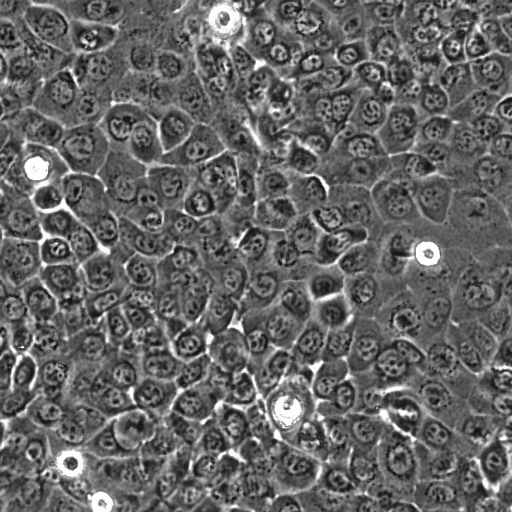
#> input picture Code_For_Distribution/1_Splitting_Images_Into_Patches/Sample_Images/Phase_Image/dish1_xy1c1.tif, 512 x 512 px; its folder holds only this picture in this run
$ python Python_Splitting_Script.py
#> lines starting #> are read from the running program, lines starting #| are printed output that depends on the picture
import os
from PIL import Image
import numpy as np

# Set the image path and output directory
input_dir = './Sample_Images/Phase_Image/'
output_dir = './Sample_Images/PHASE/'

def get_file_list_from_dir(datadir):
    all_files = os.listdir(os.path.abspath(datadir))
    data_files = list(filter(lambda file: (file.endswith('.tif') or file.endswith('.tiff')), all_files))
    return data_files

input_image_list = sorted(get_file_list_from_dir(input_dir))

def crop_and_save(input_dir, input_image):
#> called with input_dir = './Sample_Images/Phase_Image/', input_image = 'dish1_xy1c1.tif'
    print('Cropping image: ', input_image)
    image = Image.open(input_dir + input_image_list[0])
#> image is the input picture: PIL image 512x512 I;16B; min 640, max 16383, mean 6906.8
    im_width, im_height = image.size
#> im_width = 512; im_height = 512
    print('Width = ' + str(im_width) +', Height = ' + str(im_height))
#| Width = 512, Height = 512
    crop_width = int(np.floor(im_width / 256) * 256)
#> crop_width = 512
    crop_height = int(np.floor(im_width / 256) * 256)
#> crop_height = 512

    cropped_image = image.crop((0,0,256,256))
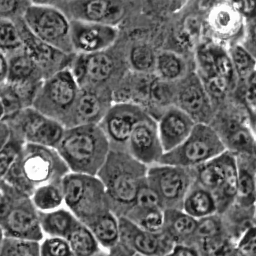
#> cropped_image: PIL image 256x256 I;16B; min 640, max 16383, mean 6992.3; drawn with min black and max white
    M=256
    N=256
    tiles = [image.crop((x, y, x+M,y+N)) for x in range(0,crop_width,M) for y in range(0,crop_height,N)]
#> tiles = 4 items
    print('Number of tiles: ' + str(len(tiles)))
#| Number of tiles: 4
    print('-------------------------------------------')

    for i in range(len(tiles)):
        save_name = output_dir + 'crop_' + str(i).zfill(5) + '_' + input_image
        tiles[i].save(save_name, compression='tiff_raw_16')
#> this loop made 4 passes
#> pass 2, in crop_and_save, `tiles[i].save(save_name, compression='tiff_raw_16')`:
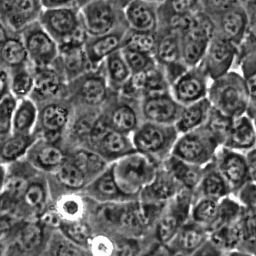
#> saved as crop_00001_dish1_xy1c1.tif: PIL image 256x256 I;16B; min 903, max 16383, mean 6985.8; drawn with min black and max white

for i in range(len(input_image_list)):
    crop_and_save(input_dir, input_image_list[i])
